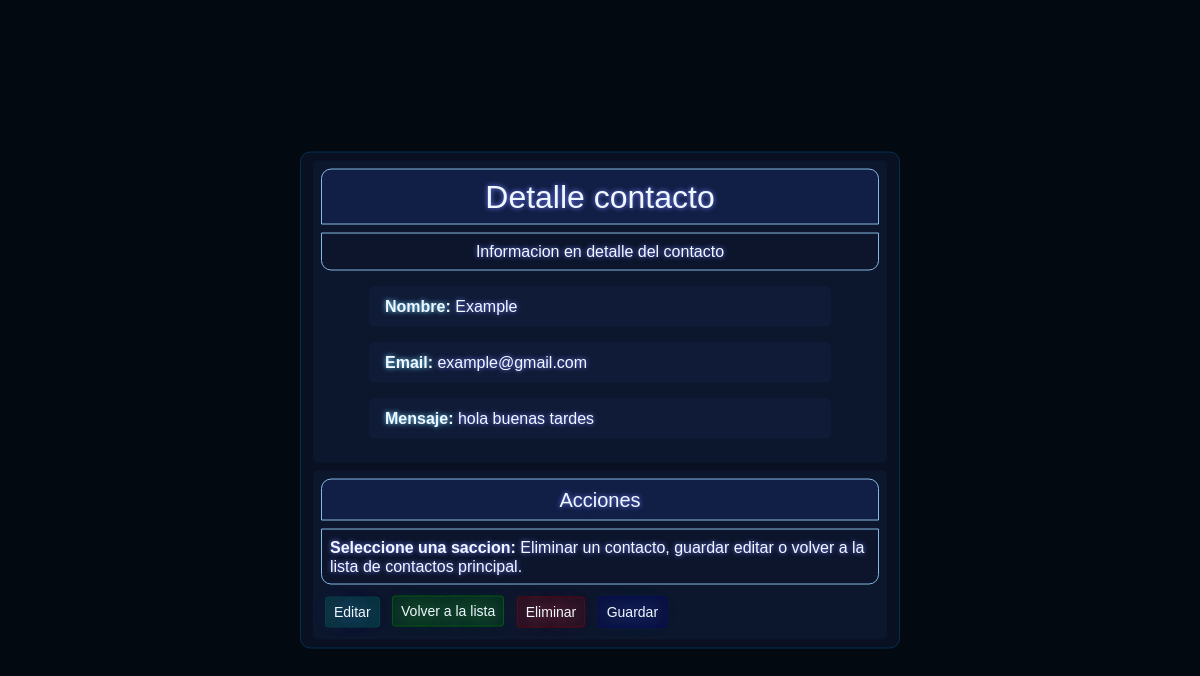
Page /contacto/14/ (signed in) on the committed database.
### myporfolio/models.py (models this page shows)
class Contacto(models.Model):
    nombre = models.CharField(max_length=100)
    email = models.EmailField()
    mensaje = models.TextField()
    mensaje_cifrado = models.TextField()
    fecha = models.DateTimeField(auto_now_add=True)

### myporfolio/views.py (the view)
# urls.py: path('contacto/<int:pk>/', views.contacto_detalle, name='contacto_detalle'),
@login_required
def contacto_detalle(request, pk):
    contacto = get_object_or_404(Contacto, pk=pk)
    return render(request,'myporfolio/contacto_detalle.html', {'contacto': contacto})

### myporfolio/templates/myporfolio/contacto_detalle.html (shortened to what this page needs)
{% extends 'base_generic.html' %}
{% load static %}
{% block content %}
<!DOCTYPE html>
<html lang="en">
<head>
    <link rel="stylesheet" href="{% static 'css/formulario-detalle-contactos.css' %}">
</head>
<body>
    <div class = "container col-6">
    <div class="div-texto p-2 my-2">
            <h2 class = "ttitulo-detalle p-2 ">Detalle contacto</h2>
            <h6 class = "subttitulo-detalle  p-2  text-center">Informacion en detalle del contacto</h6>
            <p class="parra mt-3 mx-5 py-2 ps-3"><strong>Nombre: </strong>{{contacto.nombre}}</p>
            <p class="parra mx-5 py-2 ps-3"><strong>Email: </strong>{{contacto.email}}</p>
            <p class="parra mx-5 py-2 ps-3"><strong>Mensaje: </strong>{{contacto.mensaje}}</p>
    </div>
    <div class = "div-acciones p-2 my-2">
        <h5 class = "titulo-acciones p-2 text-center">Acciones</h5>
        <h6 class = "subttitulo-acciones  p-2"><b>Seleccione una saccion:</b> Eliminar un contacto, guardar editar o volver a la lista de contactos principal.</h6>
        <a href="{% url 'contacto_editar' contacto.pk %}" class = "btn boton-detalle-1 btn-sm m-1">Editar</a>
        <a href="{% url 'contacto_lista' %}" class = "btn boton-detalle-3 btn-sm m-1">Volver a la lista</a>
    <form method="POST" action="{% url 'contacto_eliminar' contacto.pk %}"
        style= "display: inline;">
        <button type="submit" class = "btn boton-detalle-2 btn-sm m-1">Eliminar</button>
        <button type="submit" class = "btn boton-detalle-4 btn-sm m-1">Guardar</button>
    </form>
    </div>
</div>
{% endblock %}

### myporfolio/static/css/style.css (style rules this page uses)
* { font-family: "Space Grotesk", sans-serif; font-optical-sizing: auto; font-weight: weight; font-style: normal; }
:root { --fondo-pagina-web: #020911; --color-blanco: #ffffff; }
body { background-color: var(--fondo-pagina-web); }
form { position: relative; transition: transform 500ms ease; background-color: #01090f; margin-bottom: 20px; bottom: 7px; text-shadow: 0px 0px 5px #74ffd5; }

### myporfolio/static/css/formulario-detalle-contactos.css (style rules this page uses)
.ttitulo-detalle { background-color: rgba(21, 37, 87, 0.6) ; border: 1px solid #86b8e0; border-top-left-radius: 10px; border-top-right-radius: 10px; color: aliceblue; text-align: center; }
.subttitulo-detalle { background-color: rgba(10, 17, 37, 0.2) ; border: 1px solid #86b8e0; border-bottom-left-radius: 10px; border-bottom-right-radius: 10px; color: aliceblue; text-align: center; }
.container { background-color: rgba(32, 48, 94, 0.2); border-radius: 10px; border: 1px solid #032f52; text-shadow: 0px 0px 5px #747dff; position: absolute; top: 50%; left: 50%; transform: translate(-50%, -50%); color: aliceblue; }
.div-texto { border-radius: 5px; background-color: rgba(32, 48, 94, 0.2); }
strong { text-shadow: 0px 0px 5px #74d3ff; }
.parra { border-radius: 5px; background-color: rgba(32, 48, 94, 0.2); }
.div-acciones { border-radius: 5px; background-color: rgba(32, 48, 94, 0.2); }
.titulo-acciones { background-color: rgba(21, 37, 87, 0.6) ; border: 1px solid #86b8e0; border-top-left-radius: 10px; border-top-right-radius: 10px; color: aliceblue; }
.subttitulo-acciones { background-color: rgba(10, 17, 37, 0.2) ; border: 1px solid #86b8e0; border-bottom-left-radius: 10px; border-bottom-right-radius: 10px; color: aliceblue; }
.boton-detalle-1 { background-color: rgba(7, 78, 78, 0.5); border: 1px solid rgba(7, 78, 78, 0.5) ; color: aliceblue; text-shadow: 0px 0px 20px #747dff; transition: transform 500ms ease; }
.boton-detalle-2 { background-color: rgba(139, 0, 0, 0.2); border: 1px solid rgba(139, 0, 0, 0.5); color: aliceblue; text-shadow: 0px 0px 20px #ff7474; transition: transform 500ms ease; top: 7px; position: relative; }
.boton-detalle-3 { position: relative; background-color: rgba(0, 128, 0, 0.2); border: 1px solid rgba(0, 128, 0, 0.5); color: aliceblue; text-shadow: 0px 0px 20px #74ff74; transition: transform 500ms ease; bottom: 1px; }
.boton-detalle-4 { position: relative; background-color: rgba(2, 0, 128, 0.2); border: 1px solid rgba(0, 2, 128, 0.5); color: aliceblue; text-shadow: 0px 0px 20px #748eff; transition: transform 500ms ease; top: 7px; }
form { position: relative; display: flex; background-color: #6b7cc700; }

### rows in the picture
Contacto: nombre "Example", email "example@gmail.com", mensaje "hola buenas tardes"
